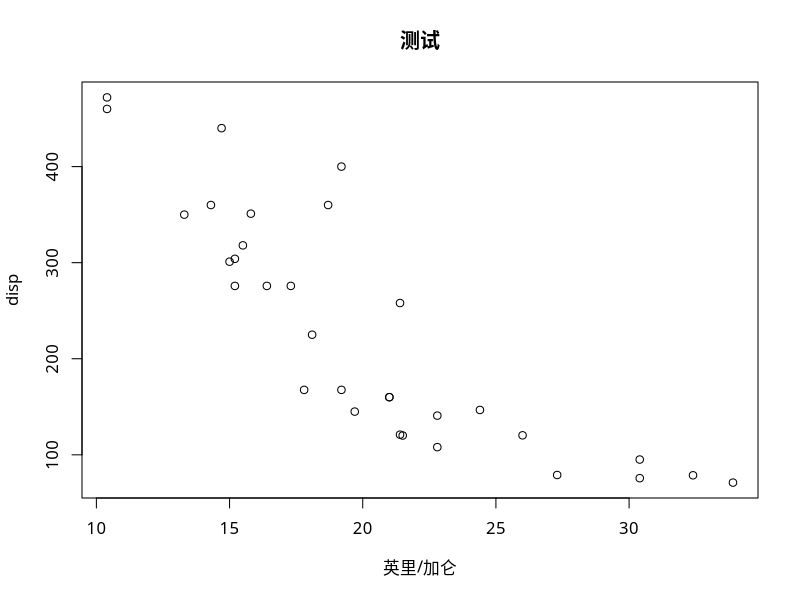

R code for this plot:
## ---- chunk 1
# mtcars
# par(family='Kai')
plot(disp~mpg, data = mtcars, family='Kai',
     xlab = '英里/加仑',
     main = '测试')
